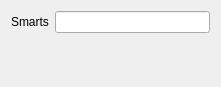
<ui version="4.0" >
 <class>SmartsSettingsWidget</class>
 <widget class="QWidget" name="SmartsSettingsWidget" >
  <property name="geometry" >
   <rect>
    <x>0</x>
    <y>0</y>
    <width>221</width>
    <height>87</height>
   </rect>
  </property>
  <property name="windowTitle" >
   <string>Form</string>
  </property>
  <layout class="QGridLayout" >
   <item row="0" column="0" >
    <widget class="QLabel" name="label" >
     <property name="text" >
      <string>Smarts</string>
     </property>
    </widget>
   </item>
   <item row="0" column="1" >
    <widget class="QLineEdit" name="smartsEdit" />
   </item>
   <item row="1" column="1" >
    <spacer>
     <property name="orientation" >
      <enum>Qt::Vertical</enum>
     </property>
     <property name="sizeHint" >
      <size>
       <width>20</width>
       <height>40</height>
      </size>
     </property>
    </spacer>
   </item>
  </layout>
 </widget>
 <resources/>
 <connections/>
</ui>
